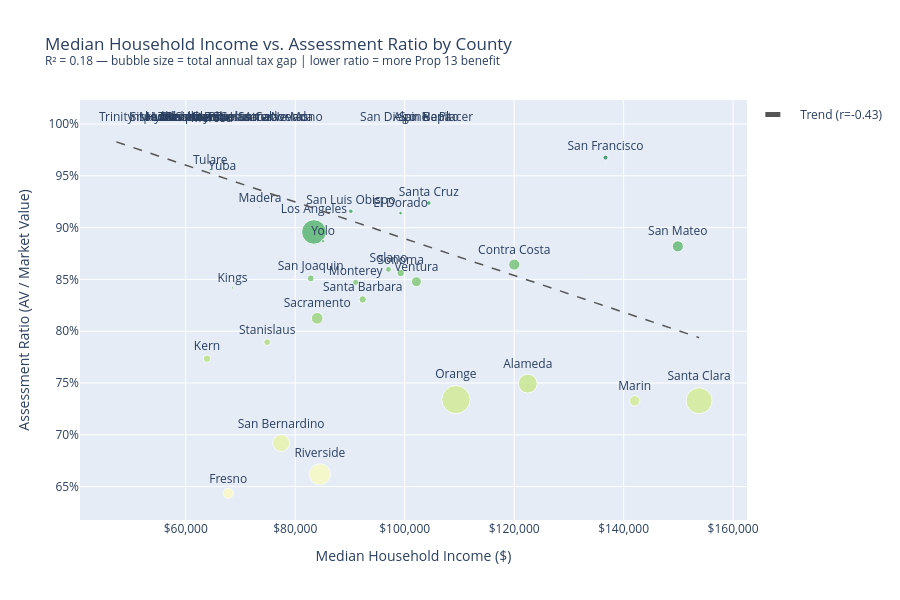

Notebook code for this chart:
### Code cell
# Scatter: median income vs assessment ratio
slope, intercept, r, p, se = stats.linregress(
    df['median_income'], df['assessment_ratio']
)
r2 = r ** 2
print(f'Pearson r = {r:.3f}, R² = {r2:.3f}, p = {p:.4f}')

df['size_proxy'] = (df['tax_gap_annual_millions'] / df['tax_gap_annual_millions'].max() * 50 + 8)

fig1 = px.scatter(
    df,
    x='median_income',
    y='assessment_ratio',
    text='county',
    size='tax_gap_annual_millions',
    color='assessment_ratio',
    color_continuous_scale='RdYlGn',
    range_color=[0.3, 1.0],
    title=f'Median Household Income vs. Assessment Ratio by County<br>'
          f'<sup>R² = {r2:.2f} — bubble size = total annual tax gap | lower ratio = more Prop 13 benefit</sup>',
    labels={
        'median_income': 'Median Household Income ($)',
        'assessment_ratio': 'Assessment Ratio (AV / Market Value)',
        'tax_gap_annual_millions': 'Annual Tax Gap ($M)',
    },
    hover_data={
        'median_income': ':$,.0f',
        'assessment_ratio': ':.2%',
        'tax_gap_per_household': ':$,.0f',
        'tax_gap_annual_millions': ':$,.0f',
    },
)
# Add regression line
x_range = np.linspace(df['median_income'].min(), df['median_income'].max(), 100)
y_range = intercept + slope * x_range
fig1.add_trace(go.Scatter(
    x=x_range, y=y_range,
    mode='lines',
    line=dict(color='#555', dash='dash', width=1.5),
    name=f'Trend (r={r:.2f})',
    showlegend=True,
))
fig1.update_traces(textposition='top center', selector=dict(mode='markers+text'))
fig1.update_layout(
    height=600,
    coloraxis_showscale=False,
    xaxis=dict(tickprefix='$', tickformat=',.0f'),
    yaxis=dict(tickformat='.0%'),
)
fig1.show()

### Figure 1 — Plotly figure (JSON) as saved in the notebook; plotly's stock layout.template omitted (floating-point values rounded to 4 significant figures)
{"data": [{"customdata": [[2937.0, 932.3], [0.0, 0.0], [0.0, 0.0], [0.0, 0.0], [0.0, 0.0], [0.0, 0.0], [1160.0, 318.3], [0.0, 0.0], [607.8, 34.79], [1584.0, 273.2], [0.0, 0.0], [0.0, 0.0], [0.0, 0.0], [0.0, 0.0], [893.4, 147.8], [621.6, 14.87], [0.0, 0.0], [0.0, 0.0], [1007.0, 1564.0], [371.9, 10.68], [4202.0, 279.2], [0.0, 0.0], [0.0, 0.0], [8.938, 0.3947], [0.0, 0.0], [0.0, 0.0], [1401.0, 95.74], [0.0, 0.0], [0.0, 0.0], [3423.0, 2064.0], [0.0, 0.0], [0.0, 0.0], [2244.0, 1153.0], [1079.0, 354.7], [0.0, 0.0], [1853.0, 747.1], [0.0, 0.0], [463.5, 64.49], [864.5, 123.1], [824.1, 55.24], [2035.0, 320.3], [1817.0, 142.0], [4840.0, 1750.0], [941.5, 54.47], [0.0, 0.0], [0.0, 0.0], [0.0, 0.0], [884.1, 86.37], [1237.0, 144.7], [1069.0, 113.7], [0.0, 0.0], [0.0, 0.0], [0.0, 0.0], [171.9, 14.11], [0.0, 0.0], [1457.0, 257.2], [767.1, 30.46], [221.8, 3.754]], "hovertemplate": "Median Household Income ($)=%{x:$,.0f}<br>Assessment Ratio (AV / Market Value)=%{marker.color:.2%}<br>Annual Tax Gap ($M)=%{customdata[1]:$,.0f}<br>county=%{text}<br>tax_gap_per_household=%{customdata[0]:$,.0f}<extra></extra>", "legendgroup": "", "marker": {"color": [0.7494, 1.0, 1.0, 1.0, 1.0, 1.0, 0.8643, 1.0, 0.914, 0.6436, 1.0, 1.0, 1.0, 1.0, 0.7734, 0.8419, 1.0, 1.0, 0.8958, 0.9192, 0.7328, 1.0, 1.0, 0.998, 1.0, 1.0, 0.8471, 1.0, 1.0, 0.734, 1.0, 1.0, 0.6619, 0.8125, 1.0, 0.6921, 1.0, 0.9676, 0.851, 0.9158, 0.8819, 0.8307, 0.7329, 0.9238, 1.0, 1.0, 1.0, 0.8597, 0.8561, 0.7894, 1.0, 1.0, 1.0, 0.9561, 1.0, 0.8478, 0.8868, 0.9513], "coloraxis": "coloraxis", "size": [932.3, 0.0, 0.0, 0.0, 0.0, 0.0, 318.3, 0.0, 34.79, 273.2, 0.0, 0.0, 0.0, 0.0, 147.8, 14.87, 0.0, 0.0, 1564.0, 10.68, 279.2, 0.0, 0.0, 0.3947, 0.0, 0.0, 95.74, 0.0, 0.0, 2064.0, 0.0, 0.0, 1153.0, 354.7, 0.0, 747.1, 0.0, 64.49, 123.1, 55.24, 320.3, 142.0, 1750.0, 54.47, 0.0, 0.0, 0.0, 86.37, 144.7, 113.7, 0.0, 0.0, 0.0, 14.11, 0.0, 257.2, 30.46, 3.754], "sizemode": "area", "sizeref": 5.16, "symbol": "circle"}, "mode": "markers+text", "name": "", "orientation": "v", "showlegend": false, "text": ["Alameda", "Alpine", "Amador", "Butte", "Calaveras", "Colusa", "Contra Costa", "Del Norte", "El Dorado", "Fresno", "Glenn", "Humboldt", "Imperial", "Inyo", "Kern", "Kings", "Lake", "Lassen", "Los Angeles", "Madera", "Marin", "Mariposa", "Mendocino", "Merced", "Modoc", "Mono", "Monterey", "Napa", "Nevada", "Orange", "Placer", "Plumas", "Riverside", "Sacramento", "San Benito", "San Bernardino", "San Diego", "San Francisco", "San Joaquin", "San Luis Obispo", "San Mateo", "Santa Barbara", "Santa Clara", "Santa Cruz", "Shasta", "Sierra", "Siskiyou", "Solano", "Sonoma", "Stanislaus", "Sutter", "Tehama", "Trinity", "Tulare", "Tuolumne", "Ventura", "Yolo", "Yuba"], "textposition": "top center", "type": "scatter", "x": [122488, 101125, 74853, 66085, 77526, 69619, 120020, 61149, 99246, 67756, 64033, 57881, 53847, 63417, 63883, 68540, 56259, 59515, 83411, 73543, 142019, 60021, 61335, 64772, 54962, 82038, 91043, 105809, 79395, 109361, 109375, 67885, 84505, 84010, 104451, 77423, 96974, 136689, 82837, 90158, 149907, 92332, 153792, 104409, 68347, 61108, 53898, 97037, 99266, 74872, 72654, 59029, 47317, 64474, 70432, 102141, 85097, 66693], "xaxis": "x", "y": [0.7494, 1.0, 1.0, 1.0, 1.0, 1.0, 0.8643, 1.0, 0.914, 0.6436, 1.0, 1.0, 1.0, 1.0, 0.7734, 0.8419, 1.0, 1.0, 0.8958, 0.9192, 0.7328, 1.0, 1.0, 0.998, 1.0, 1.0, 0.8471, 1.0, 1.0, 0.734, 1.0, 1.0, 0.6619, 0.8125, 1.0, 0.6921, 1.0, 0.9676, 0.851, 0.9158, 0.8819, 0.8307, 0.7329, 0.9238, 1.0, 1.0, 1.0, 0.8597, 0.8561, 0.7894, 1.0, 1.0, 1.0, 0.9561, 1.0, 0.8478, 0.8868, 0.9513], "yaxis": "y"}, {"line": {"color": "#555", "dash": "dash", "width": 1.5}, "mode": "lines", "name": "Trend (r=-0.43)", "showlegend": true, "type": "scatter", "x": [47320.0, 48390.0, 49470.0, 50540.0, 51620.0, 52690.0, 53770.0, 54850.0, 55920.0, 57000.0, 58070.0, 59150.0, 60220.0, 61300.0, 62370.0, 63450.0, 64530.0, 65600.0, 66680.0, 67750.0, 68830.0, 69900.0, 70980.0, 72050.0, 73130.0, 74200.0, 75280.0, 76360.0, 77430.0, 78510.0, 79580.0, 80660.0, 81730.0, 82810.0, 83880.0, 84960.0, 86040.0, 87110.0, 88190.0, 89260.0, 90340.0, 91410.0, 92490.0, 93560.0, 94640.0, 95710.0, 96790.0, 97870.0, 98940.0, 100000.0, 101100.0, 102200.0, 103200.0, 104300.0, 105400.0, 106500.0, 107500.0, 108600.0, 109700.0, 110800.0, 111800.0, 112900.0, 114000.0, 115100.0, 116100.0, 117200.0, 118300.0, 119400.0, 120500.0, 121500.0, 122600.0, 123700.0, 124800.0, 125800.0, 126900.0, 128000.0, 129100.0, 130100.0, 131200.0, 132300.0, 133400.0, 134400.0, 135500.0, 136600.0, 137700.0, 138700.0, 139800.0, 140900.0, 142000.0, 143000.0, 144100.0, 145200.0, 146300.0, 147300.0, 148400.0, 149500.0, 150600.0, 151600.0, 152700.0, 153800.0], "y": [0.9828, 0.9808, 0.9789, 0.977, 0.9751, 0.9732, 0.9713, 0.9694, 0.9675, 0.9656, 0.9637, 0.9618, 0.9599, 0.9579, 0.956, 0.9541, 0.9522, 0.9503, 0.9484, 0.9465, 0.9446, 0.9427, 0.9408, 0.9389, 0.937, 0.935, 0.9331, 0.9312, 0.9293, 0.9274, 0.9255, 0.9236, 0.9217, 0.9198, 0.9179, 0.916, 0.9141, 0.9121, 0.9102, 0.9083, 0.9064, 0.9045, 0.9026, 0.9007, 0.8988, 0.8969, 0.895, 0.8931, 0.8912, 0.8892, 0.8873, 0.8854, 0.8835, 0.8816, 0.8797, 0.8778, 0.8759, 0.874, 0.8721, 0.8702, 0.8682, 0.8663, 0.8644, 0.8625, 0.8606, 0.8587, 0.8568, 0.8549, 0.853, 0.8511, 0.8492, 0.8473, 0.8453, 0.8434, 0.8415, 0.8396, 0.8377, 0.8358, 0.8339, 0.832, 0.8301, 0.8282, 0.8263, 0.8244, 0.8224, 0.8205, 0.8186, 0.8167, 0.8148, 0.8129, 0.811, 0.8091, 0.8072, 0.8053, 0.8034, 0.8015, 0.7995, 0.7976, 0.7957, 0.7938]}], "layout": {"coloraxis": {"cmax": 1.0, "cmin": 0.3, "colorbar": {"title": {"text": "Assessment Ratio (AV / Market Value)"}}, "colorscale": [[0.0, "rgb(165,0,38)"], [0.1, "rgb(215,48,39)"], [0.2, "rgb(244,109,67)"], [0.3, "rgb(253,174,97)"], [0.4, "rgb(254,224,139)"], [0.5, "rgb(255,255,191)"], [0.6, "rgb(217,239,139)"], [0.7, "rgb(166,217,106)"], [0.8, "rgb(102,189,99)"], [0.9, "rgb(26,152,80)"], [1.0, "rgb(0,104,55)"]], "showscale": false}, "height": 600, "legend": {"itemsizing": "constant", "tracegroupgap": 0}, "title": {"text": "Median Household Income vs. Assessment Ratio by County<br><sup>R² = 0.18 — bubble size = total annual tax gap | lower ratio = more Prop 13 benefit</sup>"}, "xaxis": {"anchor": "y", "domain": [0.0, 1.0], "tickformat": ",.0f", "tickprefix": "$", "title": {"text": "Median Household Income ($)"}}, "yaxis": {"anchor": "x", "domain": [0.0, 1.0], "tickformat": ".0%", "title": {"text": "Assessment Ratio (AV / Market Value)"}}}}
